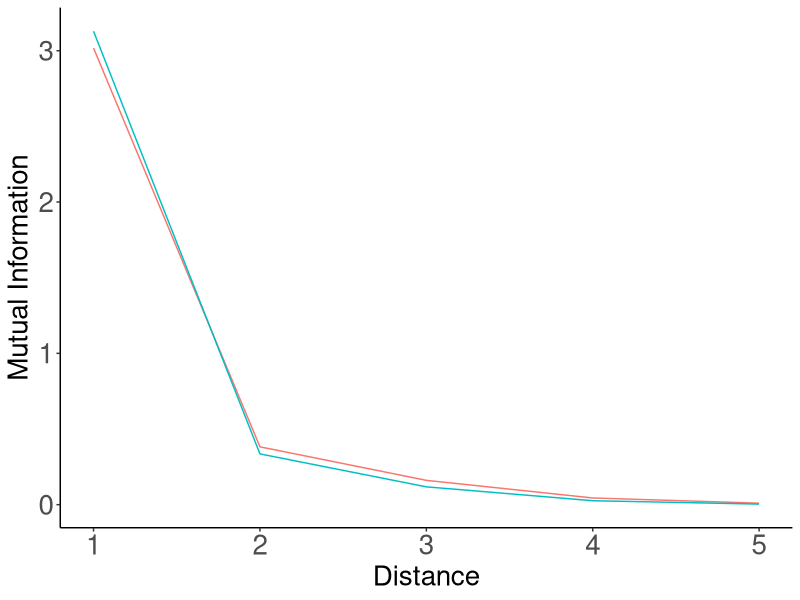
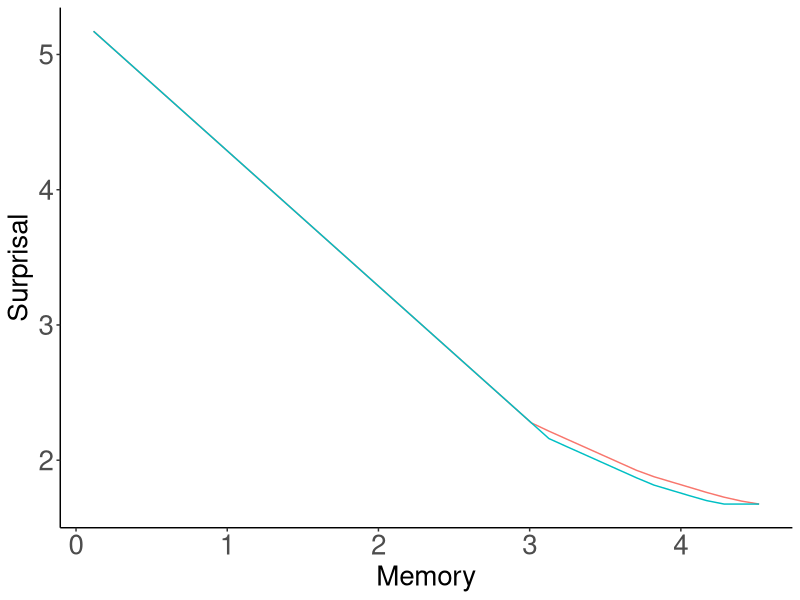
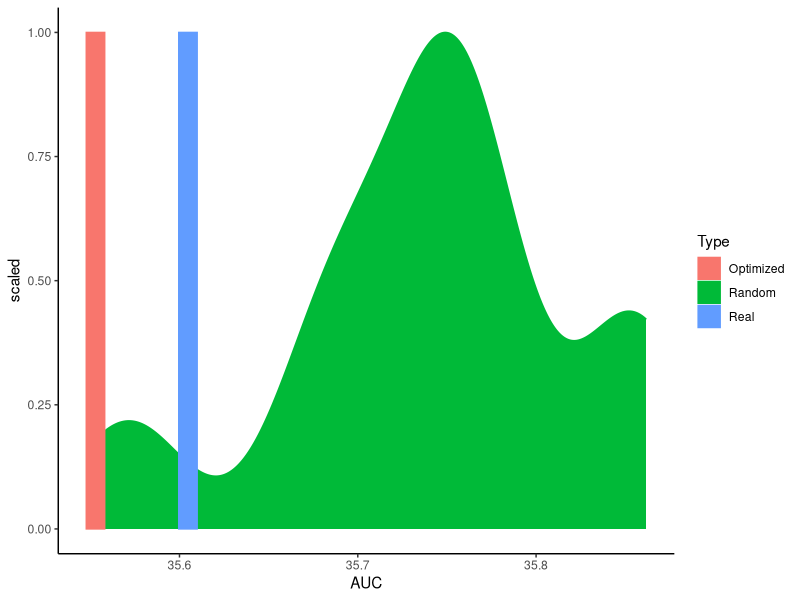

These charts were generated, in order, by the following R code:
library(tidyr)
library(dplyr)
library(ggplot2)

######################################

data = read.csv("results.tsv", sep="\t")


data = data %>% filter(Script == "forWords_Sesotho_RandomOrder_Normalized.py")

unigramCE = mean(data$UnigramCE)

data$Type = ifelse(data$Model %in% c("REAL", "RANDOM", "REVERSE"), as.character(data$Model), "Optimized")

data_ = data %>% group_by(Distance, Type) %>% summarise(MI=median(MI))
data_ = data_ %>% filter(Distance < 5)
data_ = data_ %>% filter(Type %in% c("REAL", "RANDOM"))
plot = ggplot(data_, aes(x=1+Distance, y=MI, color=Type)) + geom_line()
plot = plot + theme_bw()
plot = plot + xlab("Distance") + ylab("Mutual Information")
plot = plot + theme(axis.title.x=element_text(size=20), axis.title.y=element_text(size=20), axis.text = element_text(size=20))
plot = plot + theme(panel.grid.major = element_blank(), panel.grid.minor = element_blank(), panel.background = element_blank(), legend.position="none")
plot = plot + theme(axis.line = element_line(colour = "black"),
            panel.grid.major = element_blank(),
                panel.grid.minor = element_blank(),
                panel.border = element_blank(),
                    panel.background = element_blank())
ggsave(plot, file=paste("figures/Sesotho-suffixes-byMorphemes-it.pdf", sep=""), height=4, width=4)

data = read.csv("results_interpolated.tsv", sep="\t")


data = data %>% filter(Script == "forWords_Sesotho_RandomOrder_Normalized.py")

data = data %>% group_by(Type, Memory) %>% summarise(Surprisal=unigramCE-median(MI))

data_ = data %>% filter(Type %in% c("REAL", "RANDOM"))

plot = ggplot(data_, aes(x=Memory, y=Surprisal, color=Type)) + geom_line() #size=2)
plot = plot + theme_bw()
plot = plot + theme(axis.title.x=element_text(size=20), axis.title.y=element_text(size=20), axis.text = element_text(size=20))
plot = plot + theme(panel.grid.major = element_blank(), panel.grid.minor = element_blank(), panel.background = element_blank(), legend.position="none")
plot = plot + theme(axis.line = element_line(colour = "black"),
            panel.grid.major = element_blank(),
                panel.grid.minor = element_blank(),
                panel.border = element_blank(),
                    panel.background = element_blank())
ggsave(plot, file=paste("figures/Sesotho-suffixes-byMorphemes-memsurp.pdf", sep=""), height=4, width=4)


######################################

data = read.csv("results_auc.tsv", sep="\t")

data = data %>% filter(Script == "forWords_Sesotho_RandomOrder_Normalized.py")


data$Type = ifelse(data$Model %in% c("REAL", "RANDOM", "REVERSE"), as.character(data$Model), "Optimized")
data$Type = ifelse(data$Type %in% c("REAL"), "Real", as.character(data$Type))
data$Type = ifelse(data$Type %in% c("RANDOM"), "Random", as.character(data$Type))
data$Type = ifelse(data$Type %in% c("REVERSE"), "Reverse", as.character(data$Type))

data_ = data %>% filter(Type %in% c("Real", "Random", "Optimized", "Reverse"))


#plot = ggplot(data_, aes(x=AUC, y=1, color=Type, fill=Type)) + geom_bar(stat="identity") #size=2)
#plot = plot + theme_bw()
#plot = plot + theme(axis.title.x=element_blank(), axis.title.y=element_blank(), axis.text = element_text(size=20))
#plot = plot + theme(panel.grid.major = element_blank(), panel.grid.minor = element_blank(), panel.background = element_blank()) #, legend.position="none")
#plot = plot + theme(axis.line = element_line(colour = "black"),
#            panel.grid.major = element_blank(),
#                panel.grid.minor = element_blank(),
#                panel.border = element_blank(),
#                    panel.background = element_blank())
#ggsave(plot, file=paste("figures/Sesotho-suffixes-byMorphemes-auc.pdf", sep=""), height=4, width=4)

barWidth = (max(data$AUC) - min(data$AUC))/30

plot = ggplot(data_, aes(x=AUC, fill=Type, color=Type))
plot = plot + theme_classic()
#plot = plot + theme(legend.position="none")
plot = plot + geom_density(data= data_%>%filter(Type == "Random"), aes(y=..scaled..)) 
plot = plot + geom_bar(data = data_ %>% filter(!(Type %in% c("Random"))) %>% group_by(Type) %>% summarise(AUC=mean(AUC)) %>% mutate(y=1),  aes(y=y, group=Type), width=barWidth, stat="identity", position = position_dodge())
ggsave(plot, file=paste("figures/Sesotho-suffixes-byMorphemes-auc-hist.pdf", sep=""), height=4, width=4)



